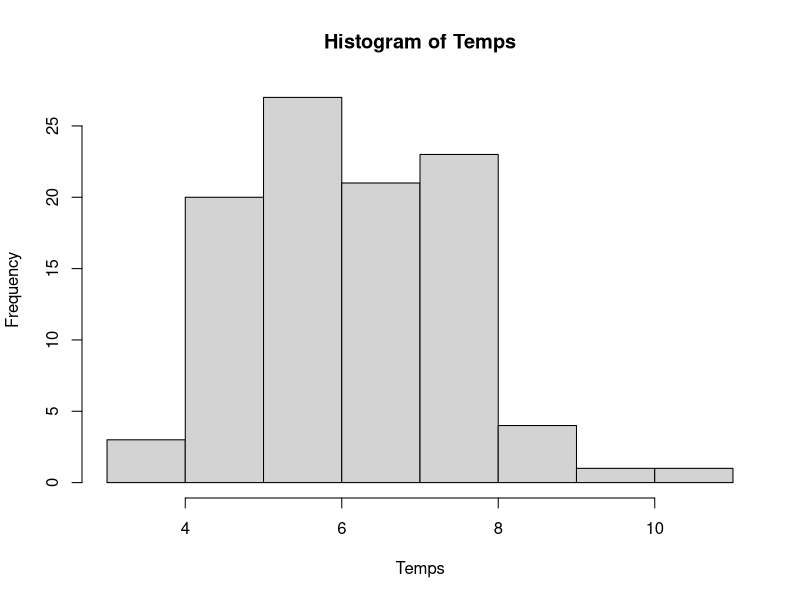
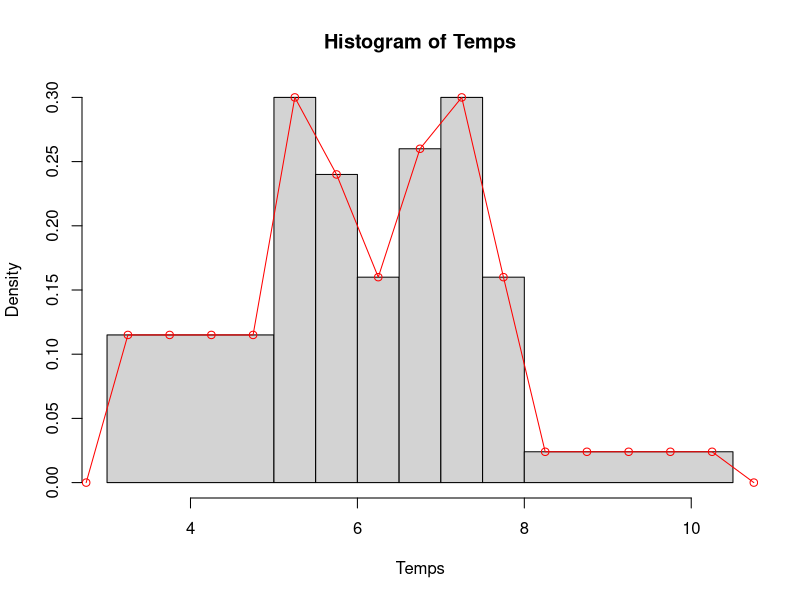
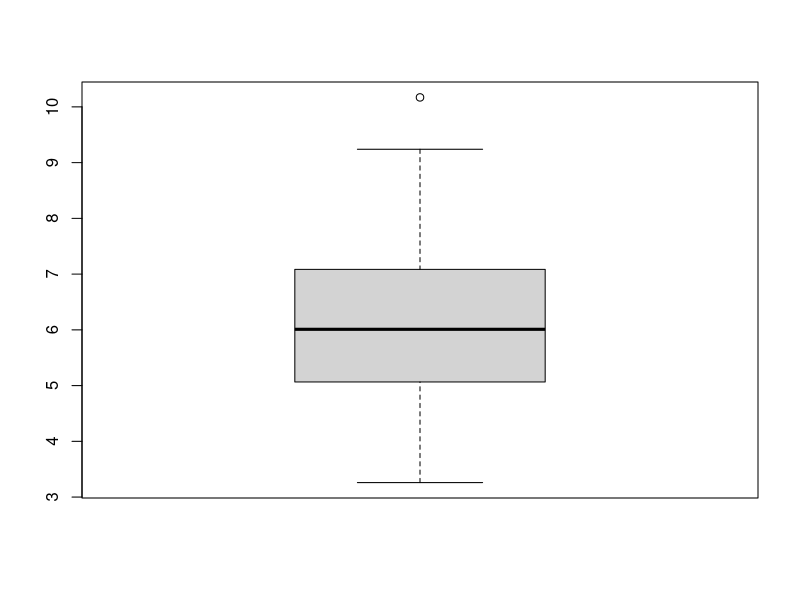

These charts were generated, in order, by the following R code:
data=read.table("Scout.txt",header=T)
attach(data)

#1
#on regarde l'etentdu des obs
summary(Temps)
#elle va de 3.26 a 10.17

#pour savoir le nombre de classe, on utilise la formule de Sturge

1+(10/3)*log10(100)
#on doit prendre 8 classes(car ca vaut 7.66)
#on doit donc diviser l'intervalle [3.26,10.17] en 8 classes
#pour avoir des bornes jolies, on divise l'intervalle [3:10.5]

#comment le diviser en 8 classes ?
hist(Temps)
stem(Temps)

#on a peu de donnéess plsu grandes que 8 et plus petite que 4
#on peut rassembler les données de ]8,10,5[ et [3,5]
#(on rassemble les colonnes avec peu de données)
#pour les colonnes avec bcp de données, on les divise en deux
#c'est-a-dire les colonnes entre 5 et 8
#au final on a donc les classes ayant pour bornes
# 3, 5, 5.5, 6, 6.5, 7, 7.5, 8, 10.5

#2

h=hist(Temps,breaks=c(3, 5, 5.5, 6, 6.5, 7, 7.5, 8, 10.5))
#pour avoir les effectiffs de notre tableau
h$counts #eff
(h$counts)/100 #freq
cumsum(h$counts) #eff cumu
cumsum((h$counts)/100) #freq cum

#la hauteur des colonnes de l'histogramme unitaire est donné
#par hi = fi/ampl
#(on divise la fréquance de la classe par son amplitude)
#pour la premiere classe, l'amplitude est de 2 et la fréqu est
#de 0.23
#la hauteur de la classe sera donc 0.23/2=0.115

#3
#on ajoute le polygone
#on doit diviser toutes les colonnes en sous colonnes
#dont l'amplitude est le pgcd des amplitudes des colonnes
#les amplitudes sont 2,0.5 et 1.5, le pgcd est donc 0.5
#on doit donc diviser nos colonnes en sous col d'amplitudes de 0.5

#on calcule le x et le y des points qu'on veut ajouter
x=seq(2.75,10.75,0.5)
y=c(0,rep(h$density,c(4,1,1,1,1,1,1,5)),0)
#on trace le polygone
lines(x,y,col="red",type='o')

#c'est plus ou moins symétriqu,et c'est bimodal (2pics)
#la forme est plus ou moins en cloche

#4
mean(Temps) #6.112
median(Temps) #6.01

#pour calculer la médiane sur les donnees groupees on utilise
#l'ogive des fréquence cumulées et puis une approximation linéaire

#dans notre cas, la fréquance cumulée 0.5 correspond exactement à
#la donnee 6 dans notre tableau, donc on n'a pas besoin de le faire

#la médiane estimée sur les données groupées est 6
#la moyenne estimée est estimée à partir des centres des classes
#elle vaut 6.0375

#les valeurs exactes et les valeurs estimées sont très proches
#cela signifie que les données sont réparties uniformément dans
#les classes 

#5
#on doit d'abord calculer les quartiles
summary(Temps)
#Q1=5.082, mediane=6.010, Q3=7.082
#on dtoi calculer les valeurs pivots et les valeurs adjacentes
#valeur pivots
#a1=Q1-1.5*EIQ et a2=Q3+1.5*EIQ
eiq=7.082-5.082
a1=5.082-1.5*eiq # 2.082
a2=7.082+1.5*eiq # 10..082

#valeurs adjacentes
#x_d est la plus petite valeur qui soit plus grande que a1
#x_g est la plus grande valeur qui soit plus petite que a2

min(Temps[Temps>2.082])
max(Temps[Temps<10.082])

#la moustache de gauche va aller jusqu'à 3.26 et celle de droite
#jsuqu'à 9.24

#les valeurs extremes sont celles qui sont en dehors des moustacehs
#ici, il n'y en a pas plus petite que 3.26
#il y en a une plus grande que 9.24, qui vaut 10.17
#on devra donc rajouter un point en 10.17 en plus de la moustache

boxplot(Temps)
#la ligne du milieu de la boite est la médiane et les deux autres
#sont le premier et le troisieme
